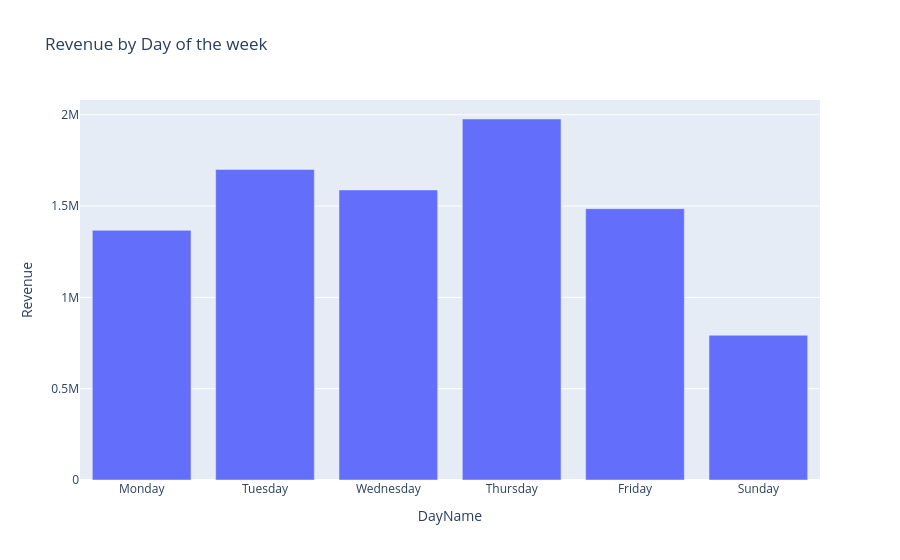

Notebook cell for this chart:
### Markdown cell above
### Which Days Generate the Most Revenue?

### Code cell
day_revenue = (
    df.groupby("DayName")["Revenue"].sum()
    .reset_index()
)

day_order = [
    "Monday",
    "Tuesday",
    "Wednesday",
    "Thursday",
    "Friday",
    "Saturday",
    "Sunday"
]

## Reorder DayName using the day_order
day_revenue['DayName'] = pd.Categorical(
    day_revenue['DayName'],
    categories=day_order,
    ordered=True
)

day_revenue = day_revenue.sort_values("DayName")

fig = px.bar(
    day_revenue,
    x="DayName",
    y="Revenue",
    title="Revenue by Day of the week"
)

fig.show()

### Figure 1 — Plotly figure (JSON) as saved in the notebook; plotly's stock layout.template omitted (floating-point values rounded to 4 significant figures)
{"data": [{"hovertemplate": "DayName=%{x}<br>Revenue=%{y}<extra></extra>", "legendgroup": "", "marker": {"color": "#636efa", "pattern": {"shape": ""}}, "name": "", "orientation": "v", "showlegend": false, "textposition": "auto", "type": "bar", "x": ["Monday", "Tuesday", "Wednesday", "Thursday", "Friday", "Sunday"], "xaxis": "x", "y": [1367000.0, 1701000.0, 1588000.0, 1977000.0, 1486000.0, 792500.0], "yaxis": "y"}], "layout": {"barmode": "relative", "legend": {"tracegroupgap": 0}, "title": {"text": "Revenue by Day of the week"}, "xaxis": {"anchor": "y", "domain": [0, 1], "title": {"text": "DayName"}}, "yaxis": {"anchor": "x", "domain": [0, 1], "title": {"text": "Revenue"}}}}
